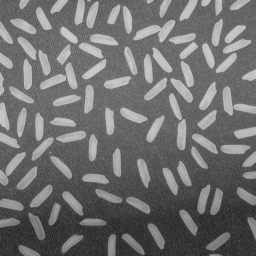
#> input picture rice.png, 256 x 256 px
$ jupyter execute Activity-5.ipynb
#> lines starting #> are read from the running program, lines starting #| are printed output that depends on the picture; after the words box and inside, x2 and y2 are one past the last pixel; in counts of white or black regions, pixels touching at a corner belong together
[cell 1]
from google.colab.patches import cv2_imshow
import cv2


img = cv2.imread("rice.png")
#> img is the input picture: shape (256, 256, 3); min 40, max 204, mean 111.2
cv2_imshow(img)
grey = cv2.cvtColor(img, cv2.COLOR_BGR2GRAY)

ret, threeshold = cv2.threshold(grey, 0, 255, cv2.THRESH_BINARY + cv2.THRESH_OTSU)
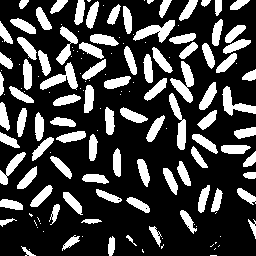
#> threeshold: shape (256, 256); 25.8% white; 151 white regions (62 under 20 px), largest, box (x1, y1, x2, y2) and area: (170, 61, 194, 103) 448, (133, 20, 175, 43) 429, (40, 62, 78, 90) 423
#> ret = 131
cv2_imshow(threeshold)

kernel = cv2.getStructuringElement(cv2.MORPH_RECT, (3, 5))

dilation = cv2.dilate(threeshold, kernel, iterations=1)
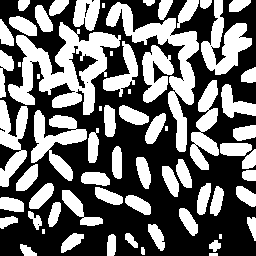
#> dilation: shape (256, 256); 43.2% white; 66 white regions (9 under 20 px), largest, box (x1, y1, x2, y2) and area: (8, 22, 121, 115) 4441, (106, 2, 199, 152) 3107, (201, 0, 252, 75) 1718
erosion = cv2.erode(threeshold, kernel, iterations=2)
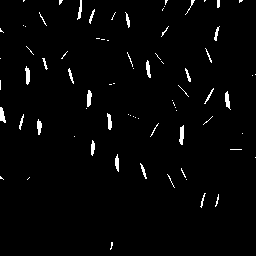
#> erosion: shape (256, 256); 2.1% white; 76 white regions (51 under 20 px), largest, box (x1, y1, x2, y2) and area: (179, 125, 184, 145) 71, (25, 66, 30, 85) 66, (87, 90, 92, 107) 64
cv2_imshow(dilation)
cv2_imshow(erosion)
